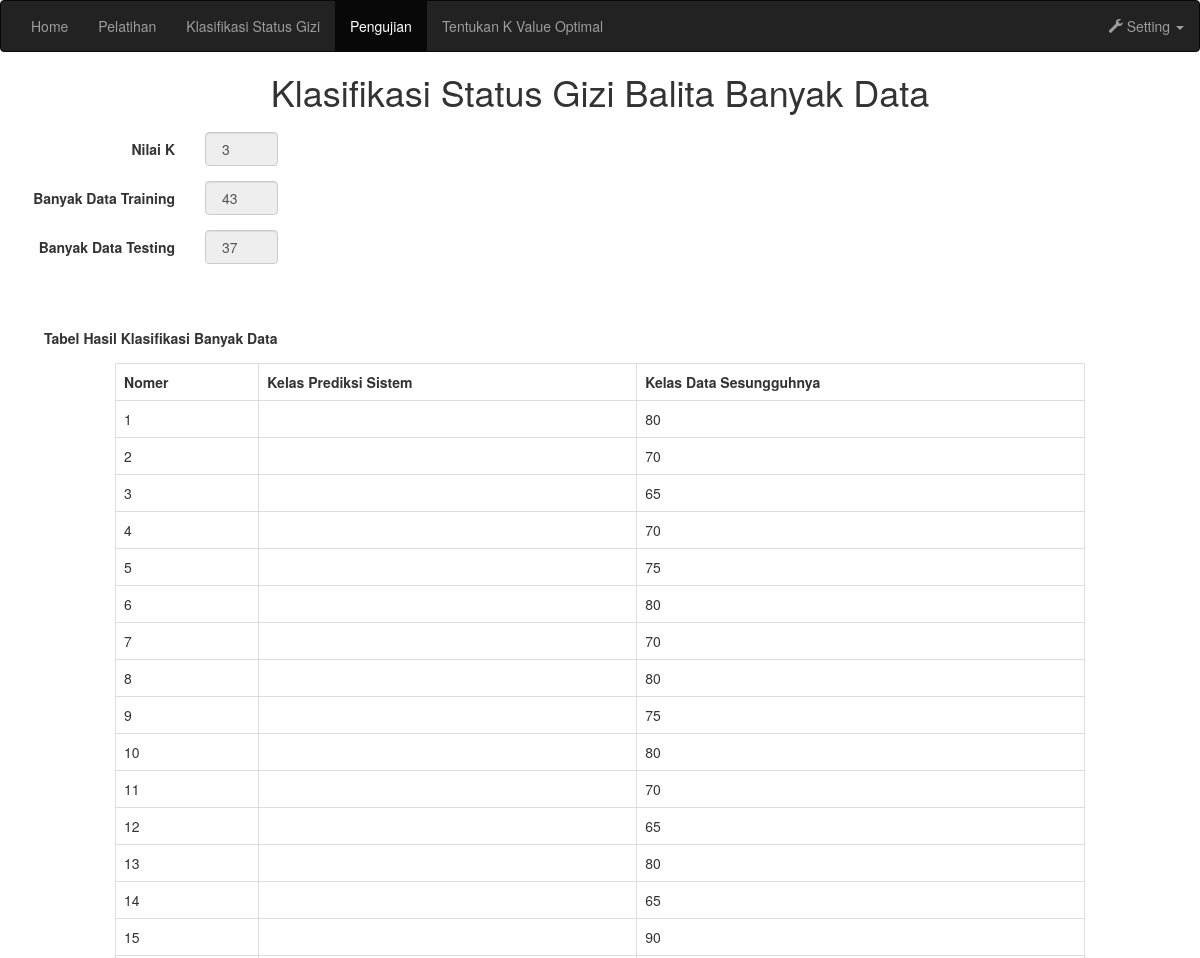
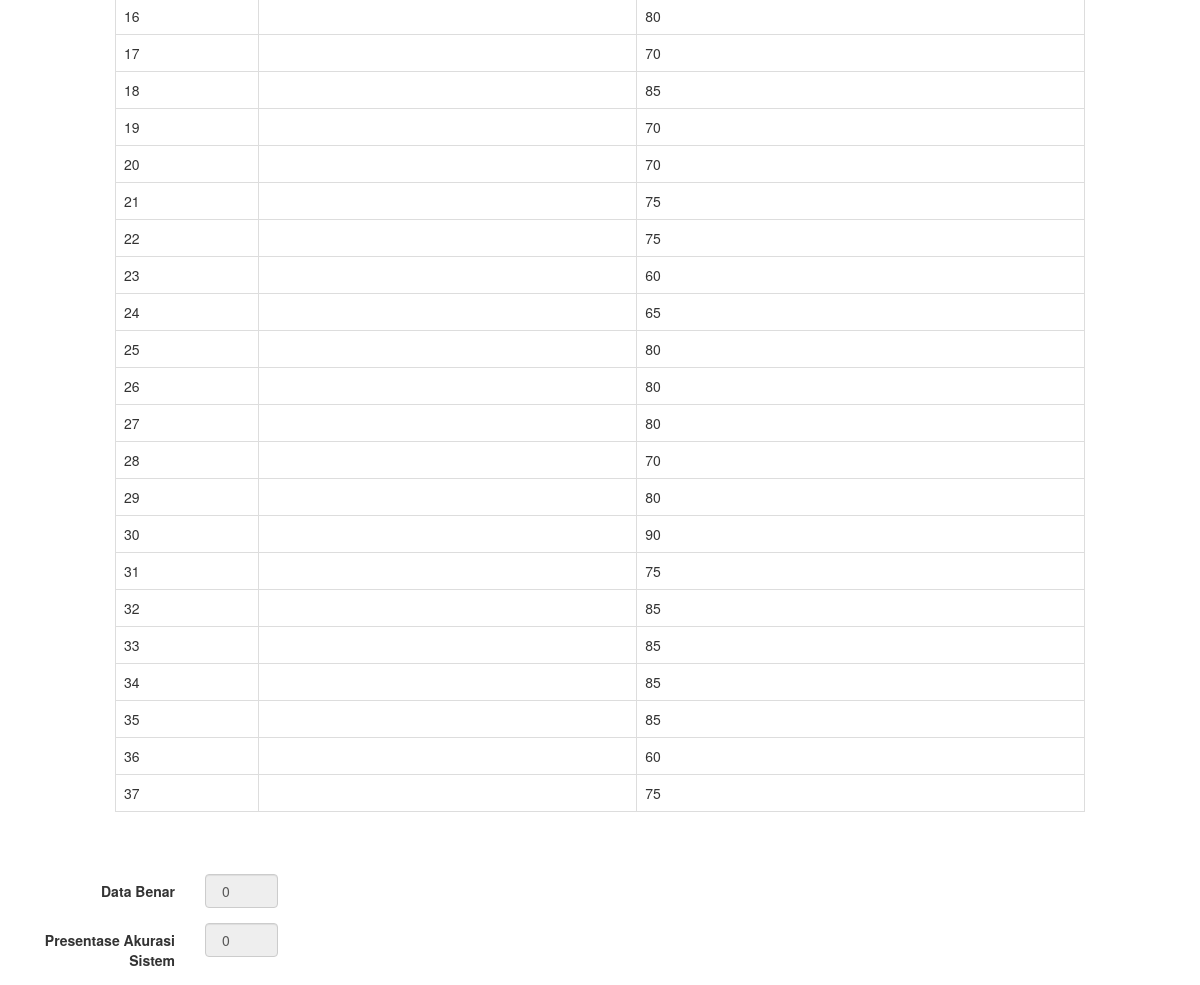
The app's page /admin/hitung_banyak_data.php (signed in) with its own data (2 pictures, top to bottom).
### tables this page shows
CREATE TABLE IF NOT EXISTS `nilai_k` (
  `k` int(3) NOT NULL
);

CREATE TABLE IF NOT EXISTS `data_testing` (
  `id` int(5) NOT NULL AUTO_INCREMENT,
  `nama` varchar(50) NOT NULL,
  `ipk` float NOT NULL,
  `akademik` int(5) NOT NULL,
  `iptek` int(5) NOT NULL,
  `wawancara` int(5) NOT NULL,
  PRIMARY KEY (`id`)
);

### admin/hitung_banyak_data.php (the view, shortened to what this page needs)
<!DOCTYPE html>
<?php
if(!isset($_SESSION["login"])&& !isset($_SESSION["name"])){
	header('location:../login.php');
	}
	else{
?>
<html lang="en">
  <head>
    <link href="css/bootstrap.min.css" rel="stylesheet">
  </head>
  <body>
	<nav class="navbar navbar-inverse">
	  <div class="container-fluid">
        <ul class="nav navbar-nav" >
			<li ><a href="index.php">Home</a></li>
			<li><a href="input-data-latih.php">Pelatihan</a></li>
			<li ><a href="input-data-uji.php">Klasifikasi Status Gizi</a></li>
			<li class="active"><a href="hasil-knn.php">Pengujian</a></li>
			<li><a href="perhitungan-wp.php">Tentukan K Value Optimal</a></li>
      	</ul>
		<ul class="nav navbar-nav navbar-right">
			<li class="dropdown">
				<a href="#" class="dropdown-toggle" data-toggle="dropdown" role="button" aria-haspopup="true" aria-expanded="false"><span class="glyphicon glyphicon-wrench" aria-hidden="true"></span>  Setting <span class="caret"></span></a>
			</li>
		</ul>
	  </div>
	</nav>
    <h1 align="center">Klasifikasi Status Gizi Balita Banyak Data</h1>
    <?php
		$query = "SELECT COUNT(*) FROM data_training";
		$result = mysql_query($query);
		if($result) {
			$banyak_data = mysql_result($result,0);
		}
		$query_count_testing = "SELECT COUNT(*) FROM data_testing";
		$result_count_testing = mysql_query($query_count_testing);
		if($result_count_testing) {
			$banyak_data_testing = mysql_result($result_count_testing,0);
		}
		$query_data_testing = "SELECT * FROM data_testing";
		$result_data_testing = mysql_query($query_data_testing);
		$query_k = "SELECT * FROM nilai_k";
		$result_k = mysql_query ($query_k);
		$kvall = mysql_result($result_k,0,0);
		$jumlah_benar=0;
		$presentase=(($jumlah_benar/$banyak_data_testing)*100);
	?>
	<div class="form-horizontal">
        <div class="form-group">
            <label class="col-sm-2 control-label">Nilai K</label>
            <div class="col-sm-1">
            <input class="form-control" value=" <?php echo $kvall ?>" readonly>
            </div>
        </div>
		<div class="form-group">
			<label class="col-sm-2 control-label">Banyak Data Training </label>
			<div class="col-sm-1">
			<input class="form-control" value=" <?php echo $banyak_data ?>" readonly>
			</div>
		</div>
		<div class="form-group">
			<label class="col-sm-2 control-label">Banyak Data Testing</label>
			<div class="col-sm-1">
			<input class="form-control" value=" <?php echo $banyak_data_testing ?>" readonly>
			</div>
		</div>
    </div>
	<div class="form-horizontal">
        <div class="form-group">
            <label class="col-sm-2 control-label"> &nbsp </label>
        </div>
		<div class="form-group">
			<label class="col-sm-3 control-label">Tabel Hasil Klasifikasi Banyak Data</label>
		</div>
    </div>
	<div class="col-md-10 col-md-offset-1" style="overflow:auto;">
      	<table class="table table-bordered">
          	<tbody>
            	<?php
					echo "<tr>";
						echo "<th>Nomer</th>";
						echo "<th>Kelas Prediksi Sistem</th>";
						echo "<th>Kelas Data Sesungguhnya</th>";
					echo "</tr>";
					for($i=0;$i<$banyak_data_testing;$i++){
						echo "<tr>";
							echo "<td>".($i+1)."</td>";
							echo "<td>".$statusGisi[$i]."</td>";
							echo "<td>".$statustest = mysql_result($result_data_testing,$i,5)."</td>";
						echo "</tr>";
					}
				?>
			</tbody>
      	</table>
    </div>
	<div class="form-horizontal">
		<div class="form-group">
            <label class="col-sm-2 control-label"> &nbsp </label>
        </div>
        <div class="form-group">
            <label class="col-sm-2 control-label">Data Benar</label>
            <div class="col-sm-1">
            <input class="form-control" value=" <?php echo $jumlah_benar ?>" readonly>
            </div>
        </div>
		<div class="form-group">
			<label class="col-sm-2 control-label">Presentase Akurasi Sistem </label>
			<div class="col-sm-1">
			<input class="form-control" value=" <?php echo $presentase ?>" readonly>
			</div>
		</div>
    </div>
  </body>
</html>
<?php
	}
	?>

### records on screen
nilai_k: k "3"
data_testing: wawancara "80"
data_testing: wawancara "70"
data_testing: wawancara "65"
data_testing: wawancara "70"
data_testing: wawancara "75"
data_testing: wawancara "80"
data_testing: wawancara "70"
data_testing: wawancara "80"
data_testing: wawancara "75"
data_testing: wawancara "80"
data_testing: wawancara "70"
data_testing: wawancara "65"
data_testing: wawancara "80"
data_testing: wawancara "65"
data_testing: wawancara "90"
data_testing: wawancara "80"
data_testing: wawancara "70"
data_testing: wawancara "85"
data_testing: wawancara "70"
data_testing: wawancara "70"
data_testing: wawancara "75"
data_testing: wawancara "75"
data_testing: wawancara "60"
data_testing: wawancara "65"
data_testing: wawancara "80"
data_testing: wawancara "80"
data_testing: wawancara "80"
data_testing: wawancara "70"
data_testing: wawancara "80"
data_testing: wawancara "90"
data_testing: wawancara "75"
data_testing: wawancara "85"
data_testing: wawancara "85"
data_testing: wawancara "85"
data_testing: wawancara "85"
data_testing: wawancara "60"
data_testing: wawancara "75"
